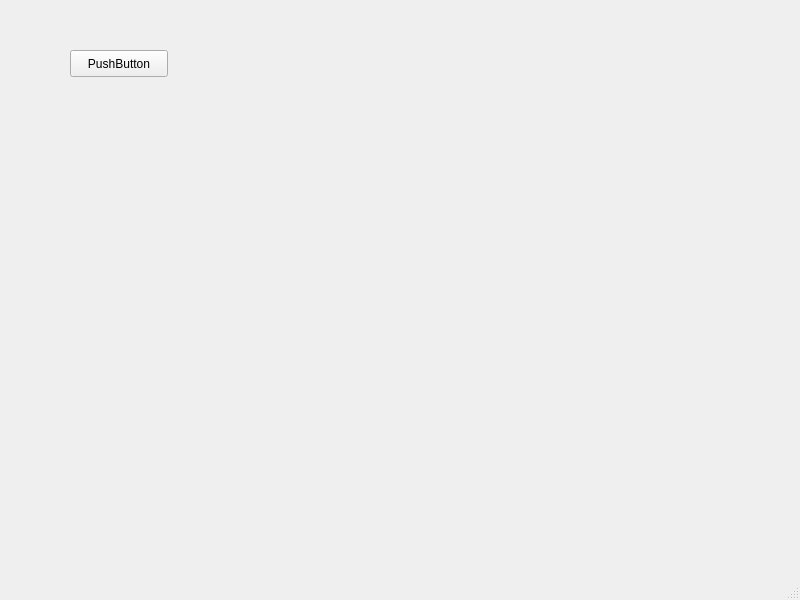
<?xml version="1.0" encoding="UTF-8"?>
<ui version="4.0">
 <class>MainWindow</class>
 <widget class="QMainWindow" name="MainWindow">
  <property name="geometry">
   <rect>
    <x>0</x>
    <y>0</y>
    <width>800</width>
    <height>600</height>
   </rect>
  </property>
  <property name="windowTitle">
   <string>Testing Template</string>
  </property>
  <widget class="QWidget" name="centralwidget">
   <widget class="QPushButton" name="pushButton">
    <property name="geometry">
     <rect>
      <x>70</x>
      <y>50</y>
      <width>98</width>
      <height>27</height>
     </rect>
    </property>
    <property name="text">
     <string>PushButton</string>
    </property>
   </widget>
  </widget>
  <widget class="QMenuBar" name="menubar">
   <property name="geometry">
    <rect>
     <x>0</x>
     <y>0</y>
     <width>800</width>
     <height>25</height>
    </rect>
   </property>
  </widget>
  <widget class="QStatusBar" name="statusbar"/>
 </widget>
 <resources/>
 <connections/>
</ui>
